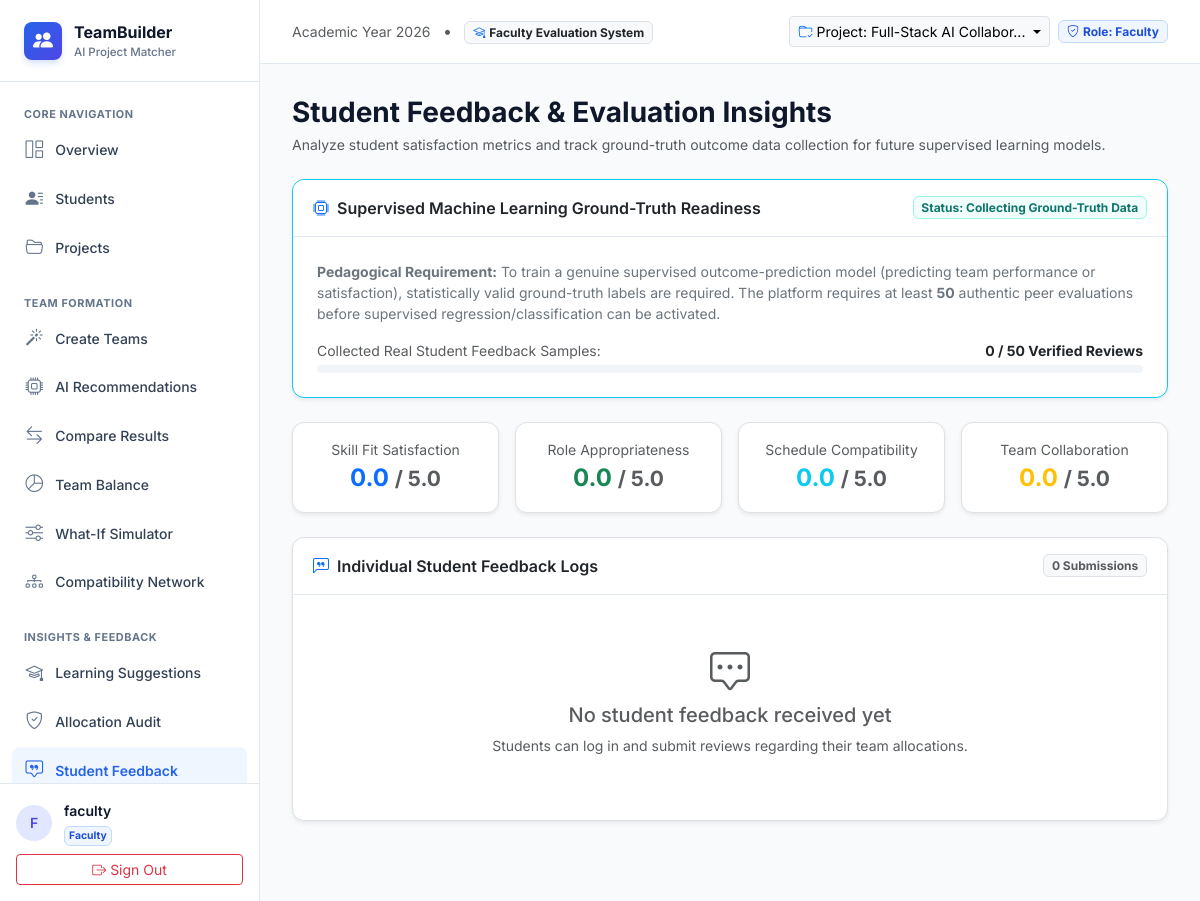
Screenshot of /feedback/reviews (signed in) with the database file from the repository.
### app/models.py (models this page shows, shortened)
class User(db.Model):
    __tablename__ = 'users'
    id = db.Column(db.Integer, primary_key=True)
    username = db.Column(db.String(80), unique=True, nullable=False, index=True)
    email = db.Column(db.String(120), unique=True, nullable=False, index=True)
    password_hash = db.Column(db.String(255), nullable=False)
    role = db.Column(db.String(20), nullable=False, default='student')  # 'student', 'faculty', 'admin'
    created_at = db.Column(db.DateTime, default=datetime.utcnow)
    student_profile = db.relationship('Student', backref='user', uselist=False, cascade='all, delete-orphan')
    audit_logs = db.relationship('AuditLog', backref='user', lazy='dynamic')
    def is_faculty(self):
        return self.role in ['faculty', 'admin']

class Project(db.Model):
    __tablename__ = 'projects'
    id = db.Column(db.Integer, primary_key=True)
    title = db.Column(db.String(150), nullable=False)
    description = db.Column(db.Text, nullable=False)
    domain = db.Column(db.String(100), default='Web Development')
    preferred_team_size = db.Column(db.Integer, default=4)
    min_team_size = db.Column(db.Integer, default=3)
    max_team_size = db.Column(db.Integer, default=5)
    min_experience_months = db.Column(db.Integer, default=0)
    min_availability_hours = db.Column(db.Integer, default=8)
    status = db.Column(db.String(30), default='Active')  # Draft, Active, Completed
    created_by_id = db.Column(db.Integer, db.ForeignKey('users.id', ondelete='SET NULL'), nullable=True)
    created_at = db.Column(db.DateTime, default=datetime.utcnow)
    required_skills = db.relationship('ProjectSkill', backref='project', cascade='all, delete-orphan')
    required_roles = db.relationship('ProjectRole', backref='project', cascade='all, delete-orphan')
    generation_runs = db.relationship('TeamGenerationRun', backref='project', cascade='all, delete-orphan', order_by='desc(TeamGenerationRun.created_at)')
    teams = db.relationship('Team', backref='project', cascade='all, delete-orphan')
    simulations = db.relationship('SimulationRun', backref='project', cascade='all, delete-orphan')

### app/routes/feedback.py (the view)
@feedback_bp.route('/feedback/reviews')
@faculty_required
def reviews():
    all_feedbacks = StudentFeedback.query.order_by(StudentFeedback.submitted_at.desc()).all()
    total_count = len(all_feedbacks)
    avg_skill_fit = round(sum(f.skill_fit_rating for f in all_feedbacks) / total_count, 1) if total_count > 0 else 0.0
    avg_role_sat = round(sum(f.role_satisfaction_rating for f in all_feedbacks) / total_count, 1) if total_count > 0 else 0.0
    avg_avail_comp = round(sum(f.availability_compatibility_rating for f in all_feedbacks) / total_count, 1) if total_count > 0 else 0.0
    avg_collab = round(sum(f.collaboration_rating for f in all_feedbacks) / total_count, 1) if total_count > 0 else 0.0
    min_required_samples = 50
    has_sufficient_ml_data = (total_count >= min_required_samples)
    return render_template('feedback/index.html',
                           feedbacks=all_feedbacks,
                           total_count=total_count,
                           avg_skill_fit=avg_skill_fit,
                           avg_role_sat=avg_role_sat,
                           avg_avail_comp=avg_avail_comp,
                           avg_collab=avg_collab,
                           min_required_samples=min_required_samples,
                           has_sufficient_ml_data=has_sufficient_ml_data)

### app/templates/feedback/index.html (shortened to what this page needs)
{% extends "base.html" %}
{% block content %}
<div class="mb-4">
    <h3 class="fw-bold mb-1">Student Feedback & Evaluation Insights</h3>
    <p class="text-muted small">Analyze student satisfaction metrics and track ground-truth outcome data collection for future supervised learning models.</p>
</div>
<div class="card border {% if has_sufficient_ml_data %}border-success{% else %}border-info{% endif %} shadow-sm mb-4">
    <div class="card-header bg-white fw-semibold d-flex justify-content-between align-items-center">
        <span><i class="bi bi-cpu me-2 text-primary"></i>Supervised Machine Learning Ground-Truth Readiness</span>
        <span class="badge {% if has_sufficient_ml_data %}bg-success{% else %}badge-soft-info{% endif %}">
            Status: {{ 'Ready for Supervised Training' if has_sufficient_ml_data else 'Collecting Ground-Truth Data' }}
        </span>
    </div>
    <div class="card-body p-4">
        <p class="small text-secondary mb-3">
            <strong>Pedagogical Requirement:</strong> To train a genuine supervised outcome-prediction model (predicting team performance or satisfaction), statistically valid ground-truth labels are required.
            The platform requires at least <strong>{{ min_required_samples }}</strong> authentic peer evaluations before supervised regression/classification can be activated.
        </p>
        <div class="d-flex justify-content-between align-items-center mb-1 small">
            <span class="text-muted">Collected Real Student Feedback Samples:</span>
            <span class="fw-bold text-dark">{{ total_count }} / {{ min_required_samples }} Verified Reviews</span>
        </div>
        {% set prog_pct = (total_count / min_required_samples * 100) if min_required_samples > 0 else 0 %}
        <div class="progress" style="height: 8px;">
        </div>
    </div>
</div>
<div class="row g-3 mb-4 text-center">
    <div class="col-sm-3 col-6">
        <div class="card border shadow-sm p-3">
            <span class="text-muted small">Skill Fit Satisfaction</span>
            <div class="fw-bold fs-4 text-primary">{{ avg_skill_fit }} <span class="text-muted small">/ 5.0</span></div>
        </div>
    </div>
    <div class="col-sm-3 col-6">
        <div class="card border shadow-sm p-3">
            <span class="text-muted small">Role Appropriateness</span>
            <div class="fw-bold fs-4 text-success">{{ avg_role_sat }} <span class="text-muted small">/ 5.0</span></div>
        </div>
    </div>
    <div class="col-sm-3 col-6">
        <div class="card border shadow-sm p-3">
            <span class="text-muted small">Schedule Compatibility</span>
            <div class="fw-bold fs-4 text-info">{{ avg_avail_comp }} <span class="text-muted small">/ 5.0</span></div>
        </div>
    </div>
    <div class="col-sm-3 col-6">
        <div class="card border shadow-sm p-3">
            <span class="text-muted small">Team Collaboration</span>
            <div class="fw-bold fs-4 text-warning">{{ avg_collab }} <span class="text-muted small">/ 5.0</span></div>
        </div>
    </div>
</div>
<div class="card border shadow-sm mb-5">
    <div class="card-header bg-white fw-semibold d-flex justify-content-between align-items-center">
        <span><i class="bi bi-chat-left-quote me-2 text-primary"></i>Individual Student Feedback Logs</span>
        <span class="badge bg-light text-muted border">{{ feedbacks|length }} Submissions</span>
    </div>
    <div class="card-body p-0">
        {% if feedbacks and feedbacks|length > 0 %}
        <div class="table-responsive">
            <table class="table table-hover align-middle mb-0">
                <thead>
                    <tr>
                        <th>Date</th>
                        <th>Student</th>
                        <th>Project / Team</th>
                        <th>Skill Fit</th>
                        <th>Roles</th>
                        <th>Availability</th>
                        <th>Collaboration</th>
                        <th>Student Comments</th>
                    </tr>
                </thead>
                <tbody>
                    {% for f in feedbacks %}
                    <tr>
                        <td class="text-muted small">{{ f.submitted_at.strftime('%b %d, %Y') }}</td>
                        <td class="fw-semibold text-dark">{{ f.student.full_name }}</td>
                        <td>
                            <span class="badge badge-soft-primary">{{ f.team.name if f.team else 'General' }}</span>
                        </td>
                        <td>{{ f.skill_fit_rating }}/5</td>
                        <td>{{ f.role_satisfaction_rating }}/5</td>
                        <td>{{ f.availability_compatibility_rating }}/5</td>
                        <td>{{ f.collaboration_rating }}/5</td>
                        <td class="small text-secondary">{{ f.comments or 'No written comments.' }}</td>
                    </tr>
                    {% endfor %}
                </tbody>
            </table>
        </div>
        {% else %}
        <div class="p-5 text-center text-muted">
            <i class="bi bi-chat-square-dots fs-1 mb-2"></i>
            <h5>No student feedback received yet</h5>
            <p class="small">Students can log in and submit reviews regarding their team allocations.</p>
        </div>
        {% endif %}
    </div>
</div>
{% endblock %}

### app/templates/base.html (shortened to what this page needs)
<!DOCTYPE html>
<html lang="en">
<head>
    <link href="https://cdn.jsdelivr.net/npm/bootstrap@5.3.3/dist/css/bootstrap.min.css" rel="stylesheet">
    <link href="https://cdn.jsdelivr.net/npm/bootstrap-icons@1.11.3/font/bootstrap-icons.min.css" rel="stylesheet">
    <link rel="stylesheet" href="{{ url_for('static', filename='css/style.css') }}">
</head>
<body>
    {% if g.user %}
    <aside id="sidebar">
        <a href="{{ url_for('dashboard.index') }}" class="sidebar-brand">
            <div class="brand-icon">
                <i class="bi bi-people-fill"></i>
            </div>
            <div>
                <span class="brand-text">TeamBuilder</span>
                <span class="brand-subtext">AI Project Matcher</span>
            </div>
        </a>
        <div class="sidebar-nav">
            <div class="nav-section-title">Core Navigation</div>
            <a href="{{ url_for('dashboard.index') }}" class="sidebar-link {% if request.endpoint == 'dashboard.index' %}active{% endif %}">
                <i class="bi bi-grid-1x2"></i> Overview
            </a>
            {% if g.user.is_faculty() %}
            <a href="{{ url_for('students.index') }}" class="sidebar-link {% if 'students' in request.endpoint and request.endpoint != 'students.my_profile' %}active{% endif %}">
                <i class="bi bi-person-lines-fill"></i> Students
            </a>
            {% else %}
            <a href="{{ url_for('students.my_profile') }}" class="sidebar-link {% if request.endpoint == 'students.edit_profile' %}active{% endif %}">
                <i class="bi bi-person-badge"></i> My Profile
            </a>
            {% endif %}
            <a href="{{ url_for('projects.index') }}" class="sidebar-link ">
                <i class="bi bi-folder2-open"></i> Projects
            </a>
            {% if g.user.is_faculty() %}
            <div class="nav-section-title mt-3">Team Formation</div>
            {% if nav_projects and nav_projects|length > 0 %}
            <a href="{{ url_for('teams.generate', project_id=nav_projects[0].id) }}" class="sidebar-link {% if 'teams.generate' in request.endpoint %}active{% endif %}">
                <i class="bi bi-magic"></i> Create Teams
            </a>
            {% else %}
            <a href="{{ url_for('projects.create') }}" class="sidebar-link">
                <i class="bi bi-magic"></i> Create Teams
            </a>
            {% endif %}
            <a href="{{ url_for('teams.ai_recommendations') }}" class="sidebar-link {% if request.endpoint == 'teams.ai_recommendations' %}active{% endif %}">
                <i class="bi bi-cpu"></i> AI Recommendations
            </a>
            <a href="{{ url_for('comparison.compare_default') }}" class="sidebar-link {% if 'comparison' in request.endpoint %}active{% endif %}">
                <i class="bi bi-arrow-left-right"></i> Compare Results
            </a>
            <a href="{{ url_for('balance.balance_default') }}" class="sidebar-link {% if 'balance' in request.endpoint %}active{% endif %}">
                <i class="bi bi-pie-chart"></i> Team Balance
            </a>
            <a href="{{ url_for('simulation.simulation_default') }}" class="sidebar-link {% if 'simulation' in request.endpoint %}active{% endif %}">
                <i class="bi bi-sliders"></i> What-If Simulator
            </a>
            <a href="{{ url_for('network.index') }}" class="sidebar-link {% if 'network' in request.endpoint %}active{% endif %}">
                <i class="bi bi-diagram-3"></i> Compatibility Network
            </a>
            {% endif %}
            <div class="nav-section-title mt-3">Insights & Feedback</div>
            <a href="{{ url_for('learning.learning_default') }}" class="sidebar-link {% if 'learning' in request.endpoint %}active{% endif %}">
                <i class="bi bi-mortarboard"></i> Learning Suggestions
            </a>
            {% if g.user.is_faculty() %}
            <a href="{{ url_for('audit.index') }}" class="sidebar-link {% if 'audit' in request.endpoint %}active{% endif %}">
                <i class="bi bi-shield-check"></i> Allocation Audit
            </a>
            <a href="{{ url_for('feedback.reviews') }}" class="sidebar-link {% if 'feedback.reviews' in request.endpoint %}active{% endif %}">
                <i class="bi bi-chat-square-quote"></i> Student Feedback
            </a>
            {% else %}
            <a href="{{ url_for('feedback.submit') }}" class="sidebar-link {% if 'feedback.submit' in request.endpoint %}active{% endif %}">
                <i class="bi bi-star"></i> Submit Feedback
            </a>
            {% endif %}
        </div>
        <div class="sidebar-footer">
            <div class="user-badge mb-2">
                <div class="avatar-circle">
                    {{ g.user.username[0]|upper }}
                </div>
                <div class="overflow-hidden">
                    <div class="fw-semibold text-truncate small">{{ g.user.username }}</div>
                    <div class="badge badge-soft-{{ 'primary' if g.user.is_faculty() else 'info' }} p-1" style="font-size: 0.65rem;">
                        {{ g.user.role|title }}
                    </div>
                </div>
            </div>
            <a href="{{ url_for('auth.logout') }}" class="btn btn-outline-danger btn-sm w-100 d-flex align-items-center justify-content-center gap-1">
                <i class="bi bi-box-arrow-right"></i> Sign Out
            </a>
        </div>
    </aside>
    {% endif %}
    <div id="main-wrapper" {% if not g.user %}style="margin-left: 0; width: 100%;"{% endif %}>
        {% if g.user %}
        <header class="top-navbar">
            <div class="d-flex align-items-center gap-3">
                <div class="page-header-title">
                    <span class="text-muted small">Academic Year 2026</span>
                    <span class="mx-2 text-muted">•</span>
                    <span class="badge bg-light text-dark border">
                        <i class="bi bi-mortarboard me-1 text-primary"></i>Faculty Evaluation System
                    </span>
                </div>
            </div>
            <div class="d-flex align-items-center gap-2">
                {% if nav_projects and nav_projects|length > 0 %}
                <div class="dropdown">
                    <button class="btn btn-light btn-sm border dropdown-toggle d-flex align-items-center gap-1" type="button" data-bs-toggle="dropdown">
                        <i class="bi bi-folder-check text-primary"></i>
                        <span>Project: {{ nav_projects[0].title[:22] }}...</span>
                    </button>
                </div>
                {% endif %}
                <span class="badge badge-soft-primary px-2 py-1">
                    <i class="bi bi-shield-check me-1"></i>Role: {{ g.user.role|title }}
                </span>
            </div>
        </header>
        {% endif %}
        <main class="content-container">
            {% block content %}{% endblock %}
        </main>
    </div>
</body>
</html>

### rows the page displays
User: user "F", user.username "faculty", user.role "Faculty"
Project: title "Full-Stack AI Collabor"

### other values shown
{{ min_required_samples }} "50"
{{ total_count }} "0"
{{ avg_skill_fit }} "0.0"
{{ avg_role_sat }} "0.0"
{{ avg_avail_comp }} "0.0"
{{ avg_collab }} "0.0"
{{ feedbacks|length }} "0"
